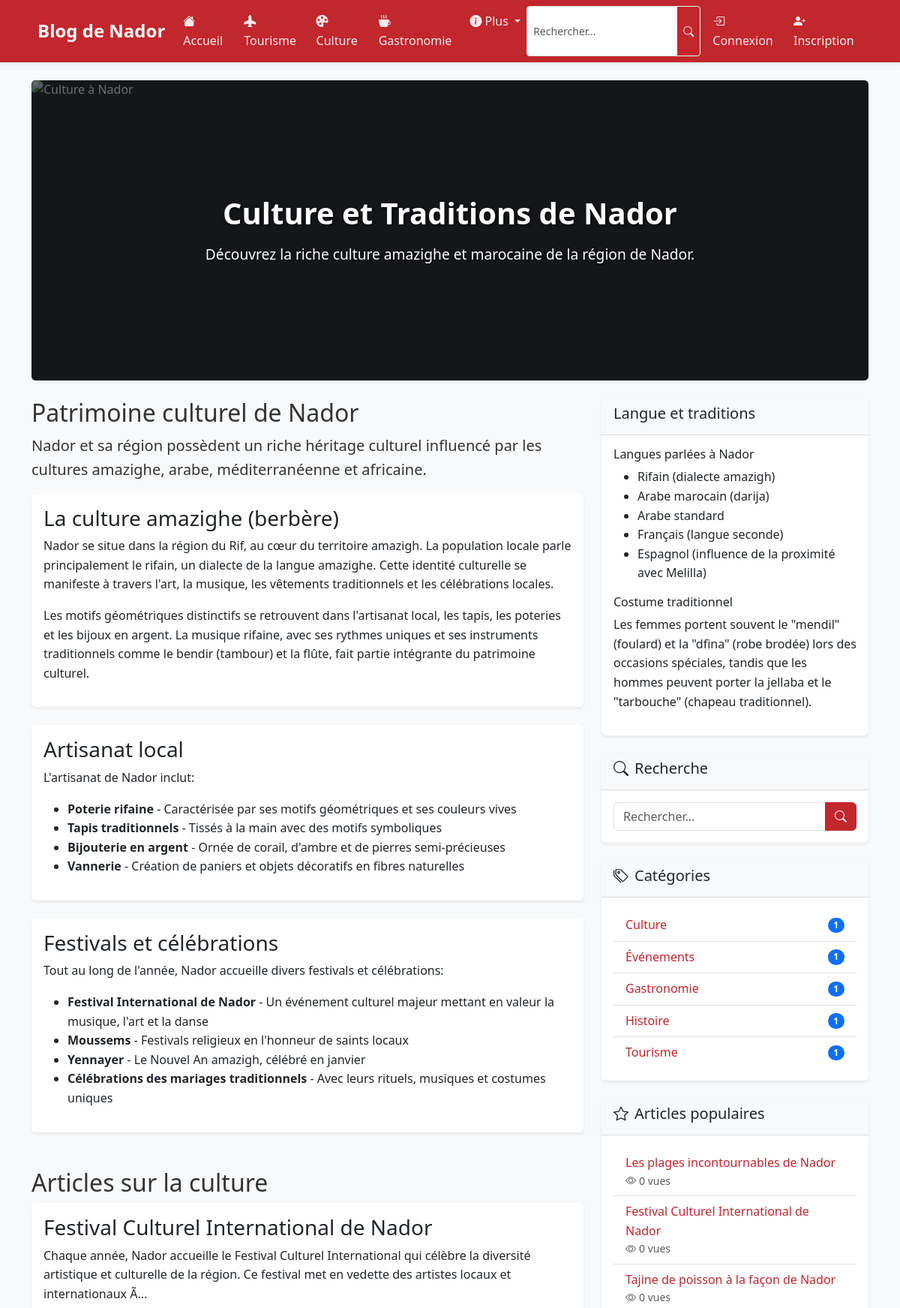
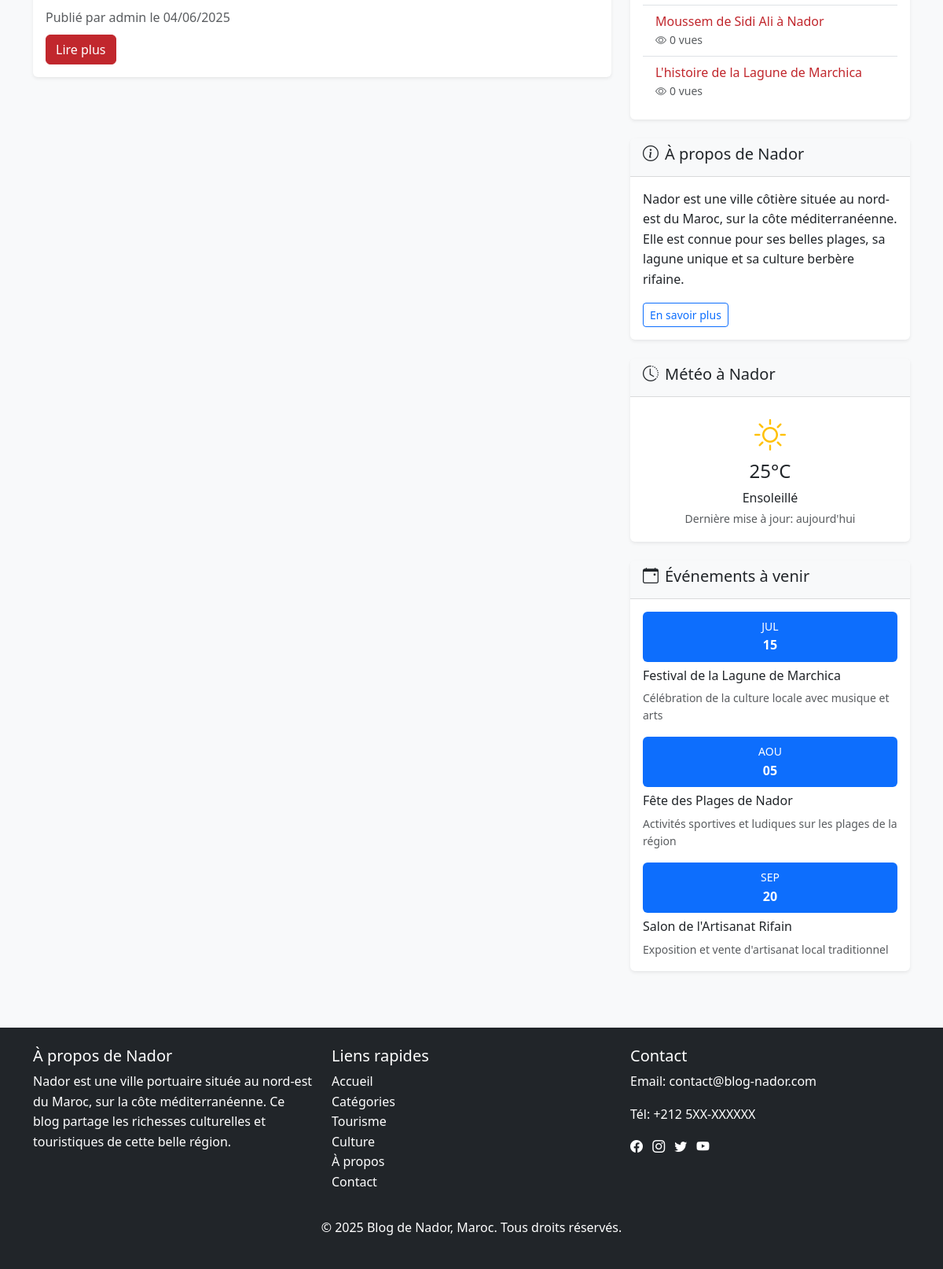
The page /culture.php on the database its author committed (2 pictures, top to bottom).
### tables this page shows
CREATE TABLE IF NOT EXISTS posts (
    id INT AUTO_INCREMENT PRIMARY KEY,
    user_id INT NOT NULL,
    category_id INT NOT NULL,
    title VARCHAR(255) NOT NULL,
    slug VARCHAR(255) NOT NULL UNIQUE,
    content TEXT NOT NULL,
    image VARCHAR(255),
    status ENUM('draft', 'published') DEFAULT 'published',
    views INT DEFAULT 0,
    created_at DATETIME DEFAULT CURRENT_TIMESTAMP,
    updated_at DATETIME DEFAULT CURRENT_TIMESTAMP ON UPDATE CURRENT_TIMESTAMP,
    FOREIGN KEY (user_id) REFERENCES users(id) ON DELETE CASCADE,
    FOREIGN KEY (category_id) REFERENCES categories(id) ON DELETE CASCADE
);

CREATE TABLE IF NOT EXISTS users (
    id INT AUTO_INCREMENT PRIMARY KEY,
    username VARCHAR(50) NOT NULL UNIQUE,
    email VARCHAR(100) NOT NULL UNIQUE,
    password VARCHAR(255) NOT NULL,
    role ENUM('user', 'admin') DEFAULT 'user',
    created_at DATETIME DEFAULT CURRENT_TIMESTAMP,
    updated_at DATETIME DEFAULT CURRENT_TIMESTAMP ON UPDATE CURRENT_TIMESTAMP
);

CREATE TABLE IF NOT EXISTS categories (
    id INT AUTO_INCREMENT PRIMARY KEY,
    name VARCHAR(50) NOT NULL UNIQUE,
    description TEXT,
    slug VARCHAR(50) NOT NULL UNIQUE,
    created_at DATETIME DEFAULT CURRENT_TIMESTAMP,
    updated_at DATETIME DEFAULT CURRENT_TIMESTAMP ON UPDATE CURRENT_TIMESTAMP
);

### culture.php (the view, shortened to what this page needs)
<?php
$conn = mysqli_connect(DB_HOST, DB_USER, DB_PASS, DB_NAME);
$query = "SELECT id FROM categories WHERE slug = 'culture'";
$result = mysqli_query($conn, $query);
$category = mysqli_fetch_assoc($result);
$category_id = $category['id'];
$query = "SELECT posts.*, users.username
          FROM posts
          INNER JOIN users ON posts.user_id = users.id
          WHERE posts.category_id = ?
          ORDER BY posts.created_at DESC";
$stmt = mysqli_prepare($conn, $query);
mysqli_stmt_bind_param($stmt, "i", $category_id);
mysqli_stmt_execute($stmt);
$result = mysqli_stmt_get_result($stmt);
$posts = mysqli_fetch_all($result, MYSQLI_ASSOC);
include 'includes/header.php';
?>
<div class="container mt-4">
    <div class="hero-section mb-4">
        <div class="card bg-dark text-white">
            <img src="assets/images/nador-culture.jpg" class="card-img hero-img" alt="Culture à Nador">
            <div class="card-img-overlay hero-overlay">
                <div class="hero-content">
                    <h1 class="card-title">Culture et Traditions de Nador</h1>
                    <p class="card-text">Découvrez la riche culture amazighe et marocaine de la région de Nador.</p>
                </div>
            </div>
        </div>
    </div>
    <div class="row">
        <div class="col-md-8">
            <div class="mb-5">
                <h2>Patrimoine culturel de Nador</h2>
                <p class="lead">Nador et sa région possèdent un riche héritage culturel influencé par les cultures amazighe, arabe, méditerranéenne et africaine.</p>
                <div class="card mb-4">
                    <div class="card-body">
                        <h3>La culture amazighe (berbère)</h3>
                        <p>Nador se situe dans la région du Rif, au cœur du territoire amazigh. La population locale parle principalement le rifain, un dialecte de la langue amazighe. Cette identité culturelle se manifeste à travers l'art, la musique, les vêtements traditionnels et les célébrations locales.</p>
                        <p>Les motifs géométriques distinctifs se retrouvent dans l'artisanat local, les tapis, les poteries et les bijoux en argent. La musique rifaine, avec ses rythmes uniques et ses instruments traditionnels comme le bendir (tambour) et la flûte, fait partie intégrante du patrimoine culturel.</p>
                    </div>
                </div>
                <div class="card mb-4">
                    <div class="card-body">
                        <h3>Artisanat local</h3>
                        <p>L'artisanat de Nador inclut:</p>
                        <ul>
                            <li><strong>Poterie rifaine</strong> - Caractérisée par ses motifs géométriques et ses couleurs vives</li>
                            <li><strong>Tapis traditionnels</strong> - Tissés à la main avec des motifs symboliques</li>
                            <li><strong>Bijouterie en argent</strong> - Ornée de corail, d'ambre et de pierres semi-précieuses</li>
                            <li><strong>Vannerie</strong> - Création de paniers et objets décoratifs en fibres naturelles</li>
                        </ul>
                    </div>
                </div>
                <div class="card mb-4">
                    <div class="card-body">
                        <h3>Festivals et célébrations</h3>
                        <p>Tout au long de l'année, Nador accueille divers festivals et célébrations:</p>
                        <ul>
                            <li><strong>Festival International de Nador</strong> - Un événement culturel majeur mettant en valeur la musique, l'art et la danse</li>
                            <li><strong>Moussems</strong> - Festivals religieux en l'honneur de saints locaux</li>
                            <li><strong>Yennayer</strong> - Le Nouvel An amazigh, célébré en janvier</li>
                            <li><strong>Célébrations des mariages traditionnels</strong> - Avec leurs rituels, musiques et costumes uniques</li>
                        </ul>
                    </div>
                </div>
            </div>
            <h2>Articles sur la culture</h2>
            <?php if (count($posts) > 0): ?>
                <?php foreach ($posts as $post): ?>
                    <div class="card mb-4">
                        <div class="card-body">
                            <h3 class="card-title"><?php echo $post['title']; ?></h3>
                            <p class="card-text">
                                <?php echo substr($post['content'], 0, 200) . '...'; ?>
                            </p>
                            <div class="text-muted mb-2">
                                Publié par <?php echo $post['username']; ?> le
                                <?php echo date('d/m/Y', strtotime($post['created_at'])); ?>
                            </div>
                            <a href="post.php?id=<?php echo $post['id']; ?>" class="btn btn-primary">Lire plus</a>
                        </div>
                    </div>
                <?php endforeach; ?>
            <?php else: ?>
                <div class="alert alert-info">Aucun article sur la culture disponible pour le moment.</div>
            <?php endif; ?>
        </div>
        <div class="col-md-4">
            <div class="card mb-4">
                <div class="card-header">
                    <h5>Langue et traditions</h5>
                </div>
                <div class="card-body">
                    <h6>Langues parlées à Nador</h6>
                    <ul>
                        <li>Rifain (dialecte amazigh)</li>
                        <li>Arabe marocain (darija)</li>
                        <li>Arabe standard</li>
                        <li>Français (langue seconde)</li>
                        <li>Espagnol (influence de la proximité avec Melilla)</li>
                    </ul>
                    <h6>Costume traditionnel</h6>
                    <p>Les femmes portent souvent le "mendil" (foulard) et la "dfina" (robe brodée) lors des occasions spéciales, tandis que les hommes peuvent porter la jellaba et le "tarbouche" (chapeau traditionnel).</p>
                </div>
            </div>
            <?php include 'includes/sidebar.php'; ?>
        </div>
    </div>
</div>
<?php
include 'includes/footer.php';
?>

### includes/sidebar.php (shortened to what this page needs)
<div class="card mb-4">
    <div class="card-header">
        <h5><i class="bi bi-search me-2"></i>Recherche</h5>
    </div>
    <div class="card-body">
        <form action="search.php" method="GET">
            <div class="input-group">
                <input type="text" name="q" class="form-control" placeholder="Rechercher...">
                <button class="btn btn-primary" type="submit"><i class="bi bi-search"></i></button>
            </div>
        </form>
    </div>
</div>
<div class="card mb-4">
    <div class="card-header">
        <h5><i class="bi bi-tags me-2"></i>Catégories</h5>
    </div>
    <div class="card-body">
        <?php
        $cat_query = "SELECT id, name, slug FROM categories ORDER BY name";
        $cat_result = mysqli_query($conn, $cat_query);
        $categories = mysqli_fetch_all($cat_result, MYSQLI_ASSOC);
        ?>
        <ul class="list-group list-group-flush">
            <?php foreach ($categories as $category): ?>
                <li class="list-group-item d-flex justify-content-between align-items-center">
                    <a href="categories.php?slug=<?php echo $category['slug']; ?>" class="text-decoration-none">
                        <?php echo $category['name']; ?>
                    </a>
                    <?php
                    $count_query = "SELECT COUNT(*) as count FROM posts WHERE category_id = " . $category['id'];
                    $count_result = mysqli_query($conn, $count_query);
                    $count = mysqli_fetch_assoc($count_result)['count'];
                    ?>
                    <span class="badge bg-primary rounded-pill"><?php echo $count; ?></span>
                </li>
            <?php endforeach; ?>
        </ul>
    </div>
</div>
<div class="card mb-4">
    <div class="card-header">
        <h5><i class="bi bi-star me-2"></i>Articles populaires</h5>
    </div>
    <div class="card-body">
        <?php
        $popular_query = "SELECT id, title, views FROM posts ORDER BY views DESC LIMIT 5";
        $popular_result = mysqli_query($conn, $popular_query);
        $popular_posts = mysqli_fetch_all($popular_result, MYSQLI_ASSOC);
        ?>
        <ul class="list-group list-group-flush">
            <?php foreach ($popular_posts as $post): ?>
                <li class="list-group-item">
                    <a href="post.php?id=<?php echo $post['id']; ?>" class="text-decoration-none">
                        <?php echo $post['title']; ?>
                    </a>
                    <div class="small text-muted">
                        <i class="bi bi-eye me-1"></i><?php echo $post['views']; ?> vues
                    </div>
                </li>
            <?php endforeach; ?>
        </ul>
    </div>
</div>
<div class="card mb-4">
    <div class="card-header">
        <h5><i class="bi bi-info-circle me-2"></i>À propos de Nador</h5>
    </div>
    <div class="card-body">
        <p>Nador est une ville côtière située au nord-est du Maroc, sur la côte méditerranéenne. Elle est connue pour ses belles plages, sa lagune unique et sa culture berbère rifaine.</p>
        <a href="about.php" class="btn btn-sm btn-outline-primary">En savoir plus</a>
    </div>
</div>
<div class="card mb-4">
    <div class="card-header">
        <h5><i class="bi bi-clock-history me-2"></i>Météo à Nador</h5>
    </div>
    <div class="card-body text-center">
        <div class="weather-widget">
            <i class="bi bi-sun fs-1 text-warning mb-2"></i>
            <h4>25°C</h4>
            <p class="mb-0">Ensoleillé</p>
            <small class="text-muted">Dernière mise à jour: aujourd'hui</small>
        </div>
    </div>
</div>
<div class="card mb-4">
    <div class="card-header">
        <h5><i class="bi bi-calendar-event me-2"></i>Événements à venir</h5>
    </div>
    <div class="card-body">
        <div class="event-item mb-3">
            <div class="event-date bg-primary text-white p-2 text-center rounded mb-2">
                <div class="event-month small">JUL</div>
                <div class="event-day fw-bold">15</div>
            </div>
            <h6>Festival de la Lagune de Marchica</h6>
            <p class="small text-muted mb-0">Célébration de la culture locale avec musique et arts</p>
        </div>
        <div class="event-item mb-3">
            <div class="event-date bg-primary text-white p-2 text-center rounded mb-2">
                <div class="event-month small">AOU</div>
                <div class="event-day fw-bold">05</div>
            </div>
            <h6>Fête des Plages de Nador</h6>
            <p class="small text-muted mb-0">Activités sportives et ludiques sur les plages de la région</p>
        </div>
        <div class="event-item">
            <div class="event-date bg-primary text-white p-2 text-center rounded mb-2">
                <div class="event-month small">SEP</div>
                <div class="event-day fw-bold">20</div>
            </div>
            <h6>Salon de l'Artisanat Rifain</h6>
            <p class="small text-muted mb-0">Exposition et vente d'artisanat local traditionnel</p>
        </div>
    </div>
</div>

### assets/css/style.css (style rules this page uses)
body { font-family: 'Segoe UI', Tahoma, Geneva, Verdana, sans-serif; line-height: 1.6; color: #333; background-color: #f8f9fa; }
a { color: #c1272d; transition: all 0.3s ease; }
.hero-section { margin-bottom: 2rem; }
.hero-img { height: 400px; object-fit: cover; filter: brightness(0.7); }
.hero-overlay { display: flex; align-items: center; justify-content: center; text-align: center; background: rgba(0, 0, 0, 0.4); }
.hero-content { max-width: 800px; }
.hero-content h1 { font-size: 2.5rem; font-weight: bold; margin-bottom: 1rem; text-shadow: 2px 2px 4px rgba(0, 0, 0, 0.5); }
.hero-content p { font-size: 1.2rem; text-shadow: 1px 1px 2px rgba(0, 0, 0, 0.5); }
.card { border: none; box-shadow: 0 0.125rem 0.25rem rgba(0, 0, 0, 0.075); transition: transform 0.3s ease, box-shadow 0.3s ease; margin-bottom: 1.5rem; }
.card-header { background-color: #f8f9fa; border-bottom: 1px solid rgba(0, 0, 0, 0.125); font-weight: 600; }
.btn-primary { background-color: #c1272d; border-color: #c1272d; }

### rows shown on the page
posts: title "Festival Culturel International de Nador", content "Chaque année, Nador accueille le Festival Culturel International qui célèbre la diversité artistique et culturelle de la région. Ce festival met en vedette des artistes locaux et internationaux Ã", user.username "admin", created_at "04/06/2025", views "0"
categories: name "Culture", count "1"
categories: name "Événements", count "1"
categories: name "Gastronomie", count "1"
categories: name "Histoire", count "1"
categories: name "Tourisme", count "1"
posts: title "Les plages incontournables de Nador", views "0"
posts: title "Tajine de poisson à la façon de Nador", views "0"
posts: title "Moussem de Sidi Ali à Nador", views "0"
posts: title "L'histoire de la Lagune de Marchica", views "0"
